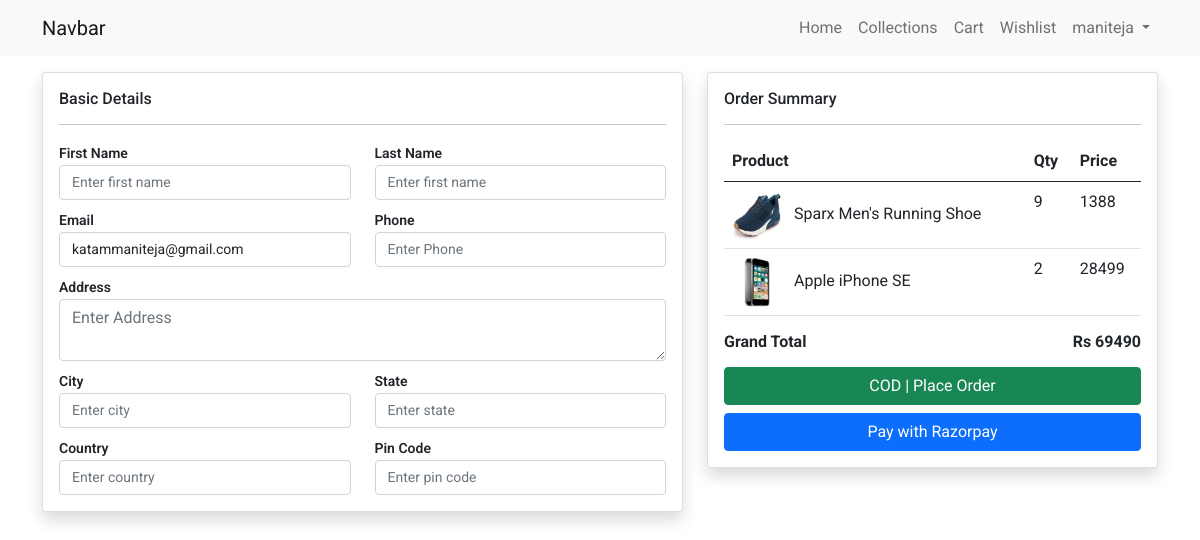
The page /checkout (signed in) on the database as committed earlier.
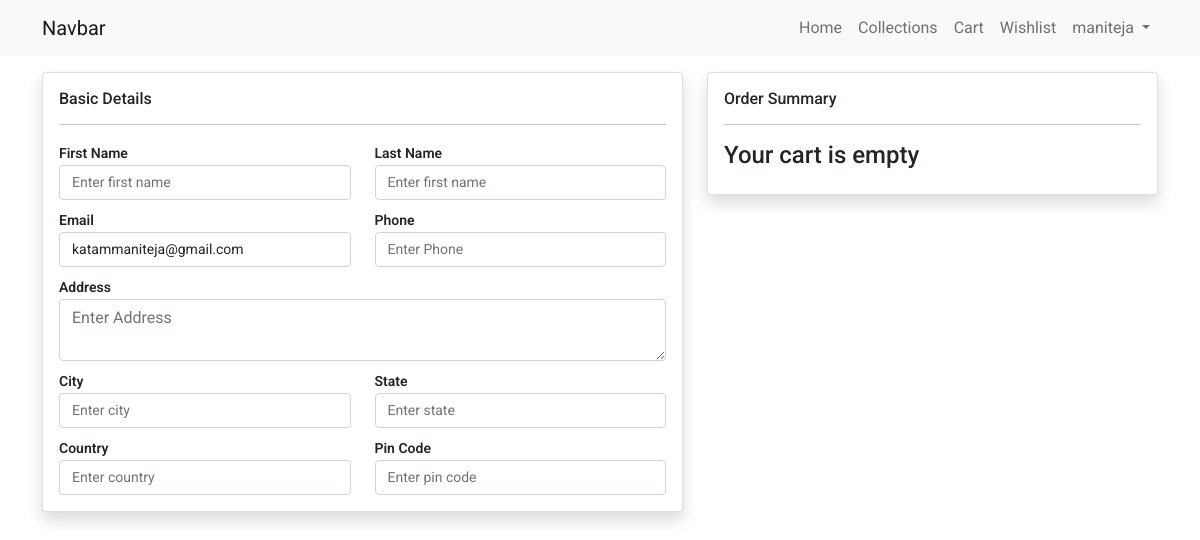
The same page on the database as committed later.
### store/models.py (models this page shows, shortened)
class Cart(models.Model):
    user=models.ForeignKey(User, on_delete=models.CASCADE)
    product=models.ForeignKey(Products, on_delete=models.CASCADE)
    product_qty=models.IntegerField(null=False,blank=False)
    created_at=models.DateTimeField(auto_now_add=True)

class Products(models.Model):
    category=models.ForeignKey(Categories, on_delete=models.CASCADE)
    slug=models.CharField(max_length=150,null=False,blank=False)
    name=models.CharField(max_length=150,null=False,blank=False)
    product_image=models.ImageField(upload_to=get_file_path,blank=True,null=True)
    small_description=models.TextField(max_length=700,null=False,blank=False)
    quantity=models.IntegerField(null=False,blank=False)
    description=models.TextField(null=False,blank=False)
    original_price=models.FloatField(null=False,blank=False)
    selling_price=models.FloatField(null=False,blank=False)
    status=models.BooleanField(default=False,help_text="0=default, 1=Hidden")
    trending=models.BooleanField(default=False,help_text="0=default, 1=Trending")
    tag=models.CharField(max_length=150,null=True,blank=True)
    meta_title=models.CharField(max_length=150,null=True,blank=True)
    meta_keywords=models.CharField(max_length=150,null=True,blank=True)
    meta_description=models.CharField(max_length=150,null=True,blank=True)
    created_at=models.DateTimeField(auto_now_add=True)

### store/controller/checkout.py (the view)
# urls.py: path('checkout',checkout.index,name='checkout'),
def index(request):
    rawcart=Cart.objects.filter(user=request.user)
    for item in rawcart:
        if item.product_qty>item.product.quantity:
            Cart.objects.delete(id=item.id)
    cartitems=Cart.objects.filter(user=request.user)
    total_price=0
    for item in cartitems:
        total_price+=item.product.selling_price*item.product_qty
    userprofile=Profile.objects.filter(user=request.user).first()
    context={'cartitems':cartitems,'total_price':total_price,'userprofile':userprofile}
    return render(request,'store/checkout.html',context)

### store/templates/store/checkout.html (shortened to what the changed rows need)
{% extends 'store/layouts/main.html' %}
{% block content %}
<div class="container mt-3">
    <form action="{% url 'placeorder' %}" method="post">
        <div class="row">
            <div class="col-md-5">
                <div class="card shadow">
                    <div class="card-body">
                        <h6>Order Summary</h6>
                        <hr>
                        {% if cartitems %}
                        <table class="table table-stripeds table-bordereds">
                            <thead>
                                <tr>
                                    <th>Product</th>
                                    <th>Qty</th>
                                    <th>Price</th>
                                </tr>
                            </thead>
                            <tbody>
                                {% for item in cartitems %}
                                <tr>
                                    <td>
                                        <img src="{{ item.product.product_image.url }}" class="me-2" height="50px" width="50px" alt="">
                                        {{item.product.name}}
                                    </td>
                                    <td>{{item.product_qty}}</td>
                                    <td>{{item.product.selling_price| stringformat:'d'}}</td>
                                </tr>
                                {% endfor %}
                            </tbody>
                        </table>
                        <h6 class="fw-bold">Grand Total
                            <span class="float-end">Rs {{total_price| stringformat:'d'}}</span>
                        </h6>
                        <div class="mt-3">
                            <button type="submit" class="btn btn-success w-100">COD | Place Order</button>
                            <button type="button" class="btn btn-primary payWithRazorpay w-100 mt-2">Pay with Razorpay</button>
                        </div>
                        {% else %}
                            <h4>Your cart is empty</h4>
                        {% endif %}
                    </div>
                </div>
            </div>
        </div>
    </form>
</div>
{% endblock content %}

Rows that differ between the two databases and show on the page:
removed Cart: product.product_image (picture), product.name "Sparx Men's Running Shoe", product_qty "9", product.selling_price "1388"
removed Cart: product.product_image (picture), product.name "Apple iPhone SE", product_qty "2", product.selling_price "28499"
Other text that changed with them:
{{ total_price| stringformat:'d' }}: "69490" → (not shown)
text no longer shown: "Product Qty Price Grand Total Rs COD | Place Order Pay with Razorpay"
text now shown: "Your cart is empty"
